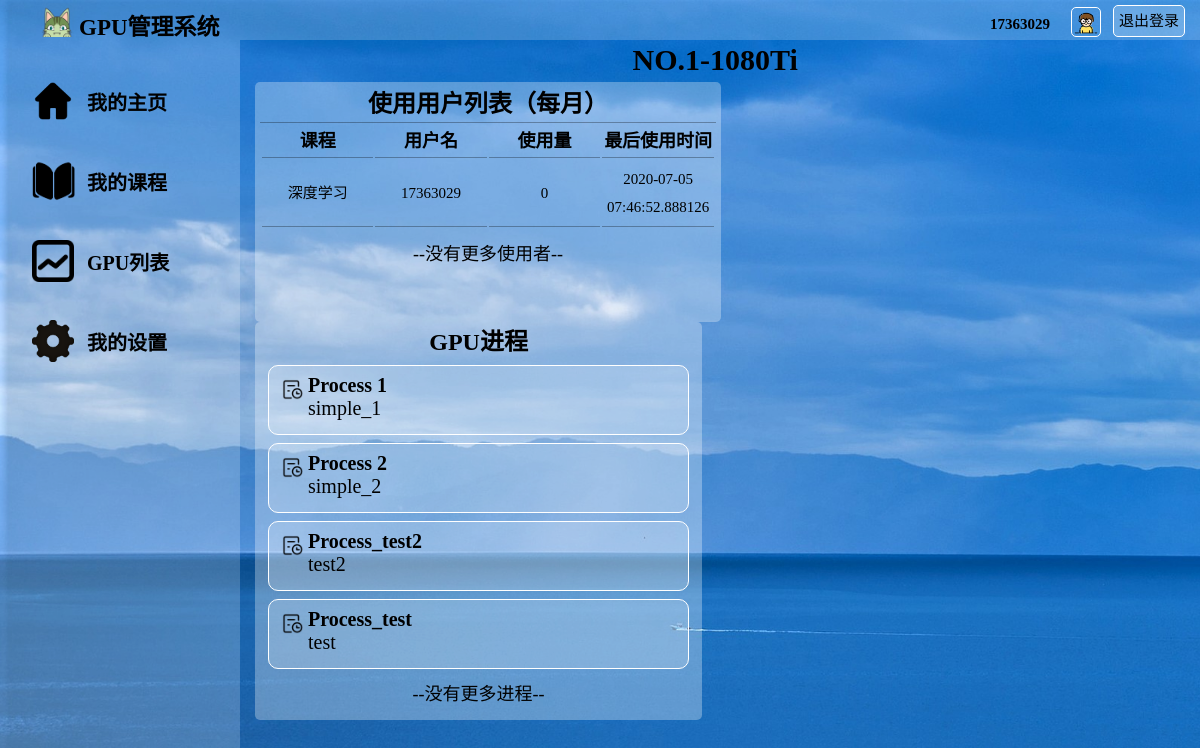
Before: /GPUs/1/ (signed in) with the older database file.
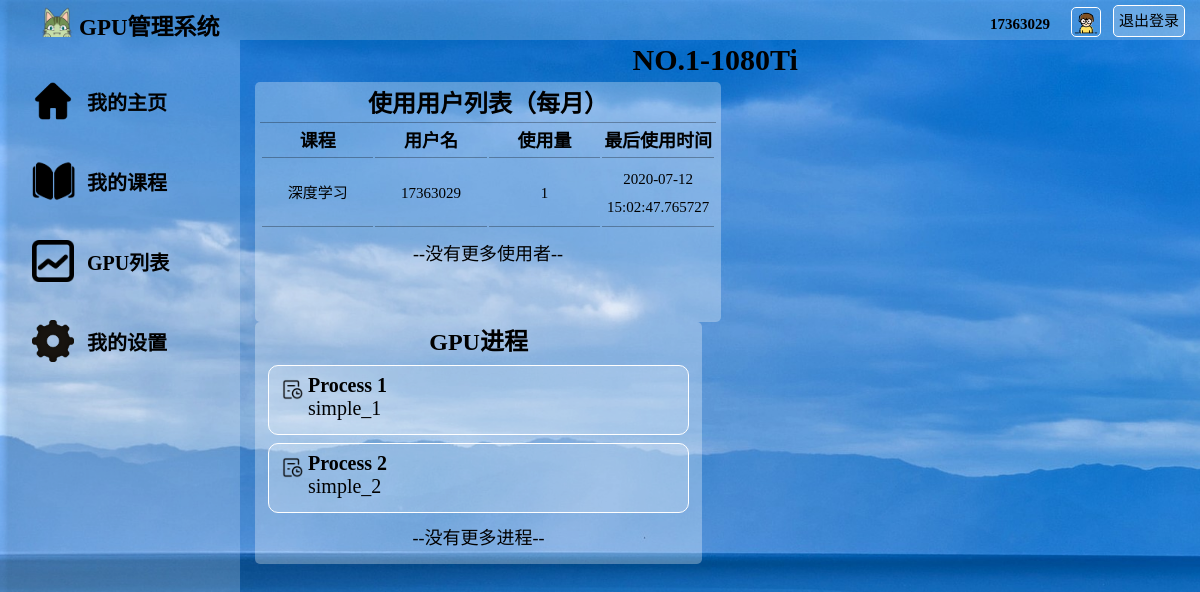
After: the same page with the newer database file.
### watchlist/models.py (models this page shows, shortened)
class User(db.Model, UserMixin):
    __tablename__ = 'User'
    id = db.Column(db.Integer, primary_key=True)                        # id（主键）
    username = db.Column(db.String(20))                                 # 用户名
    password_hash = db.Column(db.String(128))                           # 用户密码
    identity = db.Column(db.String(128))                                # 身份：学生or老师
    pic_path = db.Column(db.String(128), default="/static/pic/1.jpg")   # 用户头像地址
    stu_id = db.Column(db.String(20), default="未填写")                  # 学生学号
    ingrade = db.Column(db.String(20), default="未填写")                 # 学生年级
    inclass = db.Column(db.String(20), default="未填写")                 # 学生年班级

class GPU_course(db.Model):
    __tablename__ = 'GPU_course'
    id = db.Column(db.Integer, primary_key=True)  # id（主键）
    gpu_name = db.Column(db.String(50), db.ForeignKey('GPU.name'))        # gpu name
    course_name = db.Column(db.String(50), db.ForeignKey('Course.name'))  # 用户对应的课程

class Usage(db.Model):
    __tablename__ = 'Usage'
    id = db.Column(db.Integer, primary_key=True)  # id（主键）
    user_name = db.Column(db.String(50), db.ForeignKey('User.username'))  # 用户名
    course_name = db.Column(db.String(50), db.ForeignKey('Course.name'))  # 进程对应的课程
    gpu_name = db.Column(db.String(50), db.ForeignKey('GPU.name'))  # gpu name
    submit_num = db.Column(db.Integer, default=0)  # 总提交进程数
    last_time = db.Column(db.DateTime, default=datetime.utcnow)  # 最后一次提交进程的时间

class Process(db.Model):
    __tablename__ = 'Process'
    id = db.Column(db.Integer, primary_key=True)                    # id（主键）
    name = db.Column(db.String(50))                                 # 程序的名称
    info = db.Column(db.String(300))                                # 程序的信息
    state = db.Column(db.String(50))                                # 是否运行完成
    result = db.Column(db.String(1000))                             # 程序的结果
    code = db.Column(db.String(10000))                              # 存储代码，方便以后编辑代码
    course_name = db.Column(db.String(50), db.ForeignKey('Course.name'))  # 程序所属的课程
    gpu_name = db.Column(db.String(50), db.ForeignKey('GPU.name'))  # 程序在哪个gpu上跑的

### watchlist/views.py (the view)
@app.route('/GPUs/<int:id>/', methods=['GET', 'POST'])
@login_required
def gpu_xxx_teacher(id):
    gpus = GPU_course.query.filter_by(id=id).first()
    processes = Process.query.filter_by(gpu_name=gpus.gpu_name).all()
    usages = Usage.query.filter_by(gpu_name=gpus.gpu_name).all()
    return render_template('gpu_xxx_teacher.html',gpus=gpus,processes=processes,usages=usages)

### watchlist/__init__.py (called while the page is built)
@login_manager.user_loader
def load_user(user_id):
    from watchlist.models import User
    user = User.query.get(int(user_id))
    return user

@app.context_processor
def inject_user():
    from watchlist.models import User
    user = User.query.first()
    return dict(user=user)

### watchlist/templates/gpu_xxx_teacher.html (shortened to what this page needs)
<!DOCTYPE html>
<html lang="en">
<head>
	<link rel="stylesheet" href="/static/style.css" />
</head>
<body>
	<div id="container">
		<div id="header" >
			<div id="logo">
	            <img src="/static/pic/logo.png" alt="">
	            <span>GPU管理系统</span>
	        </div>
			<div id="other">
				<form form method="POST" action="/logout/">
					<a id="login_out" href="/logout/" class="button">退出登录</a>
					<div id="user_img">
						<img src="{{ current_user.pic_path }}" alt="image">
					</div>
					<div id="user_name">
						<span>{{ current_user.username }}</span>
					</div>
				</form>
			</div>
		</div>
		<div id="main">
			<div id="aside">
				<br>
				<div id="Home Page">
					<div class="asidepic">
						<img src="/static/pic/home.png" alt="">
					</div>
					<div class="asidechoices">
						<a href="/index_teacher/">我的主页</a>
					</div>
				</div>
				<div id="My courses">
					<div class="asidepic">
						<img src="/static/pic/courses.png" alt="">
					</div>
					<div class="asidechoices">
						<a href="/my_courses_teacher/">我的课程</a>
					</div>
				</div>
				<div id="Process">
					<div class="asidepic">
						<img src="/static/pic/process.png" alt="">
					</div>
					<div class="asidechoices">
						<a href="/process_teacher/">GPU列表</a>
					</div>
				</div>
				<div id="Settings">
					<div class="asidepic">
						<img src="/static/pic/settings.png" alt="">
					</div>
					<div class="asidechoices">
						<a href="/settings_teacher/">我的设置</a>
					</div>
				</div>
			</div>
			<div id="content">
				<div style="width:99%;font-size:30px;text-align:center;margin-top:3px;">
					<strong>{{ gpus['gpu_name'] }}</strong>
				</div>
				<div id="gpu_below">
					<div id="gpu-user-list">
						<form action="">
							<table>
								<h2 style="text-align:center;height:35px;line-height:35px;">使用用户列表（每月）</h2>
								<tr>
									<th>课程</th>
									<th>用户名</th>
									<th>使用量</th>
									<th>最后使用时间</th>
								</tr>
								{% for u in usages %}
								<tr>
									<td>{{u.course_name}}</td>
									<td>{{u.user_name}}</td>
									<td>{{u.submit_num}}</td>
									<td>{{u.last_time}}</td>
								</tr>
								{% endfor %}
							</table>
							<p class="index_box_no">--没有更多使用者--</p>
						</form>
					</div>
					<div id="gpu-process-list">
						<h2 style="text-align:center;height:30px;line-height:30px;">GPU进程</h2>
						{% for p in processes %}
						<div id="program1" class="gpu-process-list-program">
							<a href="/process_teacher/{{ p['id'] }}/">
								<div class="index_img">
									<img src="/static/pic/process_.png" alt="">
								</div>
								{{ p['name'] }}
							</a>
							<p>{{ p['info'] }}</p>
						</div>
						{% endfor %}
						<p class="index_box_no">--没有更多进程--</p>
					</div>
				</div>
			</div>
		</div>
	</div>
</body>
</html>

### watchlist/static/style.css (style rules this page uses)
* { margin: 0; padding: 0; font-family: "阿里巴巴普惠体", "微软雅黑"; color: black; }
html { height: 100%; background:url("pic/bg.gif") repeat-y; background-size: cover; }
#container { margin: 0; height: 100%; }
#header { height: 40px; width: 100%; position: fixed; z-index: 1000;left: 0; top: 0; }
#login_out { height: 30px; padding: 0 5px; margin:5px 15px 6px 2px; font-size:15px; line-height: 30px; float:right; background: rgba(255, 255, 255, 0.2); color:black; text-decoration: none; border:1px solid white; border-radius: 5px; }
#user_img { margin-top: 5px; margin-right: -40px padding-top: -50px; float: right; margin: 10px; height: 30px; width: 30px; }
#user_img img { margin-top:-15px; width: 95%; height:95%; border: 1px solid white; border-radius: 5px; }
#user_name { width: 80px; height: 88%; float: right; margin:1px -10px 1px 0; padding: 1px; color: black; text-align: right; }
#user_name span { font-size: 15px; font-weight: bold; }
#logo { height: 100%; width: 20%; float: left; background: rgba(255, 255, 255, 0.2); }
#logo img { float: left; margin-left: 40px; height: 85%; margin-top: 3px; }
#logo span { float: left; margin-left: 5px; margin-top: 8px; font-weight: bold; font-size: 23px; }
#other { height: 100%; width: 80%; float: left; background: rgba(255, 255, 255, 0.2); text-align: right; line-height: 40px; font-size: 20px; color: black; }
#other span { height: 80%; width: 20%; color: black; margin-right:20px; }
#main { height: auto; }
#aside { margin-top: 40px; float: left; width: 20%; height: 100%; background: rgba(255, 255, 255, 0.2); position: fixed; }
#aside div { height: 60px; margin: auto; text-align: left; margin-left: 5px; padding: 10px; }
#aside a { text-decoration: none; text-align: center; font-size: 20px; line-height: 50px; height: 60px; color: black; margin: 5px; padding: 2px; font-weight: bold; }
.asidepic { height: 80%; width: 25px; float: left; line-height: 100%; }
.asidepic img { height: 70%; margin: 2px; }
.asidechoices { height: 80%; float: left; margin:2px; padding: 2px; }
#content { float: right; width: 80%; height: 100%; overflow: auto; margin-top:40px; }
.index_img { height: 1.5em; float: left; line-height: 100%; }
.index_img img { height: 70%; margin: 5px; }
.index_box_no { font-size: 18px; margin: 10px; text-align: center }
.new_course_box th,td { padding:2px; text-align: justify; width:200px; justify-content:space-between; }
#new_gpu_table th,td { padding:2px; text-align: justify; height:40px; width:200px; justify-content:space-between; }
#gpu_below { min-height: 230px; max-height: 450px; width: 99%; clear:both; margin:0; margin-top:5px; padding-left:5px; }
#gpu-user-list { min-height: 230px; max-height: 450px; overflow: auto; height: 230px; float:left; width: 48%; margin: 0 10px; padding: 5px; text-align:center; background: rgba(255,255,255,0.3); border-radius: 5px; }
#gpu-user-list table { width: 100%; border-top: 1px solid rgba(0,0,0,0.3); }
#gpu-user-list th { width:25%; height: 32px; line-height: 32px; font-size: 18px; border-bottom: 1px solid rgba(0,0,0,0.3); }
#gpu-user-list td { width: 25%; height:99%; padding:5px; font-weight: normal; font-size:15px; text-align: center; line-height: 28px; border-bottom: 1px solid rgba(0,0,0,0.3); }
#gpu-process-list { min-height: 230px; max-height: 450px; overflow: auto; float:left; width: 46%; margin: 0 10px; padding: 5px; background: rgba(255,255,255,0.3); border-radius: 5px; }
.gpu-process-list-program { height: 45px; border: 1px solid white; background: rgba(255, 255, 255, 0.2); padding: 8px 15px 15px 8px; margin: 8px; font-size: 20px; border-radius: 10px; color: black; }
.gpu-process-list-program a { text-decoration: none; font-size: 20px; color: black; font-weight: bold; }

Changed rows visible on the page:
removed Process: name "Process_test2", info "test2"
removed Process: name "Process_test", info "test"
changed Usage "深度学习": submit_num "0" → "1"; last_time "2020-07-05 07:46:52.888126" → "2020-07-12 15:02:47.765727"
